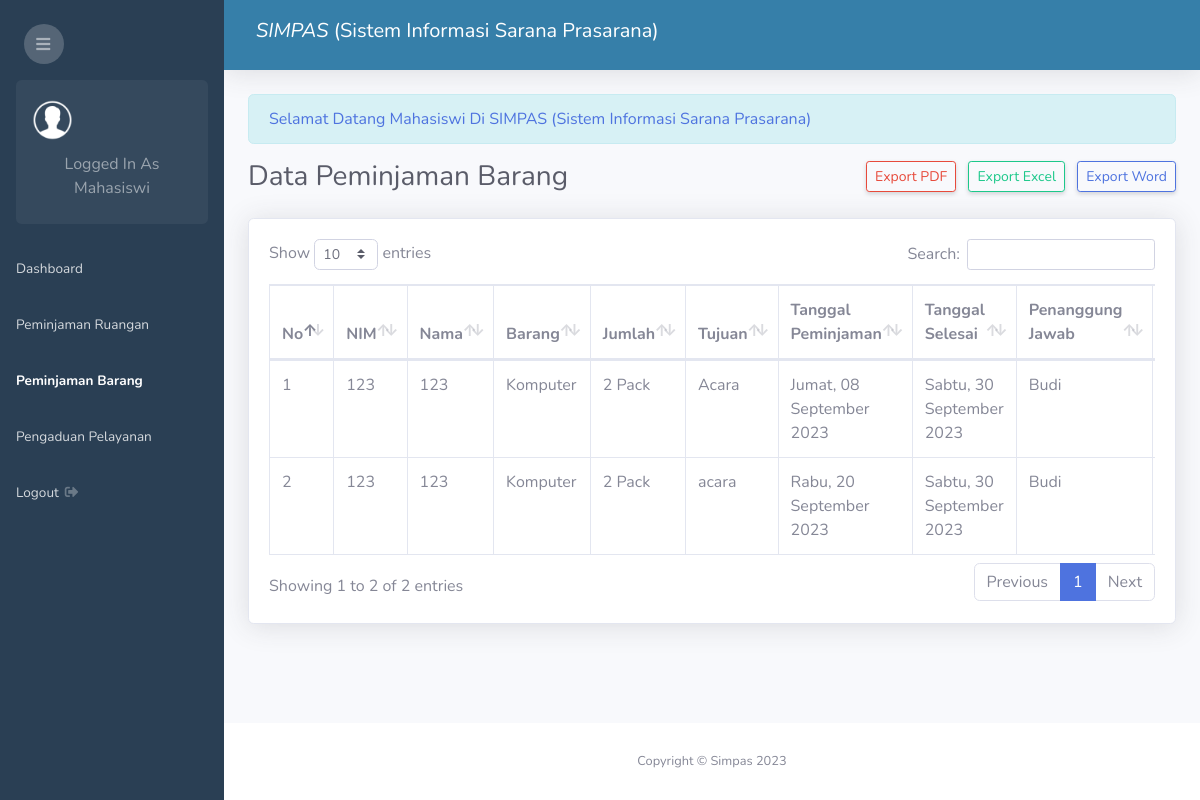
/admin.php?page=peminjaman-barang (signed in), run on the app's committed database.
### tables this page shows
CREATE TABLE `peminjaman_barang` (
  `id_peminjaman_barang` int NOT NULL,
  `mahasiswa_id` int NOT NULL,
  `barang_kd` varchar(25) NOT NULL,
  `jumlah_barang` int NOT NULL,
  `tujuan` text NOT NULL,
  `tanggal_peminjaman` date NOT NULL,
  `tanggal_selesai` date NOT NULL,
  `status` enum('Returned','Approved','Disapproved','Pending') DEFAULT 'Pending',
  `created_at` timestamp NOT NULL DEFAULT CURRENT_TIMESTAMP,
  `user_id` int DEFAULT NULL,
  `dosen_id` int NOT NULL,
  `biro_id` int NOT NULL,
  `ruangan_id` int NOT NULL
);

CREATE TABLE `mahasiswa` (
  `id_mahasiswa` int NOT NULL,
  `nama_mahasiswa` varchar(200) NOT NULL,
  `nim` varchar(50) NOT NULL,
  `semester` int NOT NULL,
  `prodi` varchar(100) NOT NULL,
  `password` varchar(100) NOT NULL
);

CREATE TABLE `barang` (
  `kd_barang` varchar(25) NOT NULL,
  `nama_barang` varchar(100) NOT NULL,
  `kategori_id` int NOT NULL,
  `spesifikasi` varchar(100) NOT NULL,
  `lokasi` varchar(100) NOT NULL,
  `status_barang` varchar(50) NOT NULL,
  `total` int NOT NULL,
  `merek_id` int NOT NULL,
  `satuan_id` int NOT NULL
);

CREATE TABLE `satuan` (
  `id_satuan` int NOT NULL,
  `nama_satuan` varchar(50) NOT NULL
);

CREATE TABLE `dosen` (
  `id_dosen` int NOT NULL,
  `nik` varchar(30) NOT NULL,
  `nama_dosen` varchar(200) NOT NULL
);

### date_formatter.php (called while the page is built, shortened)
<?php
function formatDateIndonesia2($timestamp) {
    $dateTime = new DateTime($timestamp);
    $formattedDate = $dateTime->format('l, d F Y');
    $dayTranslation = [
        'Monday'    => 'Senin',
        'Tuesday'   => 'Selasa',
        'Wednesday' => 'Rabu',
        'Thursday'  => 'Kamis',
        'Friday'    => 'Jumat',
        'Saturday'  => 'Sabtu',
        'Sunday'    => 'Minggu',
    ];
    $monthTranslation = [
        'January'   => 'Januari',
        'February'  => 'Februari',
        'March'     => 'Maret',
        'April'     => 'April',
        'May'       => 'Mei',
        'June'      => 'Juni',
        'July'      => 'Juli',
        'August'    => 'Agustus',
        'September' => 'September',
        'October'   => 'Oktober',
        'November'  => 'November',
        'December'  => 'Desember',
    ];
    foreach ($dayTranslation as $en => $id) {
        $formattedDate = str_replace($en, $id, $formattedDate);
    }
    foreach ($monthTranslation as $en => $id) {
        $formattedDate = str_replace($en, $id, $formattedDate);
    }
    return $formattedDate;
}
?>

### peminjaman_barang/index.php (the view, shortened to what this page needs)
<?php require 'date_formatter.php'; ?>
<div class="d-sm-flex align-items-center justify-content-between mb-4">
    <h1 class="h3 mb-0 text-gray-800">Data Peminjaman Barang</h1>
    <?php if($_SESSION['level'] == 'user') : ?>
        <a href="admin.php?page=tambah-peminjaman-barang" class="d-none d-sm-inline-block btn btn-sm btn-primary shadow-sm"> Tambah Data</a>
    <?php else: ?>
        <div>
            <a href="peminjaman_barang/print_index.php" target="_blank" class="d-none d-sm-inline-block btn btn-sm btn-outline-danger shadow-sm"> Export PDF</a>
            <a href="peminjaman_barang/excel_index.php" target="_blank" class="d-none d-sm-inline-block btn btn-sm btn-outline-success shadow-sm mx-2"> Export Excel</a>
            <a href="peminjaman_barang/word_index.php" target="_blank" class="d-none d-sm-inline-block btn btn-sm btn-outline-primary shadow-sm"> Export Word</a>
        </div>
    <?php endif ?>
</div>
<div class="card shadow mb-4">
    <div class="card-body">
        <div class="table-responsive">
            <?php if($_SESSION['level'] == 'user') { ?>
            <table class="table table-bordered" id="dataTable" width="100%" cellspacing="0">
                <thead>
                    <tr>
                        <th>No</th>
                        <th>Barang</th>
                        <th>Jumlah</th>
                        <th>Tujuan</th>
                        <th>Tanggal Peminjaman</th>
                        <th>Tanggal Selesai</th>
                        <th>Penanggung Jawab</th>
                        <th>Satuan Kerja</th>
                        <th>Status</th>
                        <th>Aksi</th>
                    </tr>
                </thead>
                <tbody>
                <?php
                    $id_mahasiswa = $_SESSION['id'];
                    $no = 1;
                    $sql = mysqli_query($conn, "SELECT * FROM peminjaman_barang LEFT JOIN barang ON peminjaman_barang.barang_kd = barang.kd_barang LEFT JOIN biro ON peminjaman_barang.biro_id = biro.id_biro LEFT JOIN dosen ON dosen.id_dosen = peminjaman_barang.dosen_id LEFT JOIN satuan ON satuan.id_satuan = barang.satuan_id WHERE mahasiswa_id = '$id_mahasiswa' ORDER BY id_peminjaman_barang DESC");
                    while($row = mysqli_fetch_assoc($sql)){
                ?>
                <tr>
                    <td><?php echo $no++ ?></td>
                    <td><?php echo $row['nama_barang'] == '' ? '-' : $row['nama_barang']; ?></td>
                    <td><?php echo $row['jumlah_barang'] . ' ' . $row['nama_satuan'] ?></td>
                    <td><?php echo $row['tujuan'] ?></td>
                    <td><?php echo formatDateIndonesia2($row['tanggal_peminjaman']) ?></td>
                    <td><?php echo formatDateIndonesia2($row['tanggal_selesai']) ?></td>
                    <td><?php echo $row['nama_dosen'] == '' ? '-' : $row['nama_dosen']; ?></td>
                    <td><?php echo $row['nama_biro'] == '' ? '-' : $row['nama_biro']; ?></td>
                    <td>
                        <?php if($row['status'] == "Pending"){ ?>
                            <span class="badge badge-warning"><?php echo $row['status'] ?></span>
                        <?php } elseif($row['status'] == "Disapproved") { ?>
                            <span class="badge badge-danger"><?php echo $row['status'] ?></span>
                        <?php } elseif($row['status'] == "Approved") { ?>
                            <span class="badge badge-success"><?php echo $row['status'] ?></span>
                        <?php } else { ?>
                            <span class="badge badge-primary"><?php echo $row['status'] ?></span>
                        <?php } ?>
                    </td>
                    <td>
                        <a class="btn btn-sm btn-primary" href="admin.php?page=view-peminjaman-barang&id=<?php echo $row['id_peminjaman_barang'] ?>">View</a>
                    </td>
                </tr>
                <?php } ?>
                </tbody>
            </table>
            <?php }else{ ?>
                <table class="table table-bordered" id="dataTable" width="100%" cellspacing="0">
                <thead>
                    <tr>
                        <th>No</th>
                        <th>NIM</th>
                        <th>Nama</th>
                        <th>Barang</th>
                        <th>Jumlah</th>
                        <th>Tujuan</th>
                        <th>Tanggal Peminjaman</th>
                        <th>Tanggal Selesai</th>
                        <th>Penanggung Jawab</th>
                    </tr>
                </thead>
                <tbody>
                <?php
                    $no = 1;
                    $sql = mysqli_query($conn, "SELECT * FROM peminjaman_barang LEFT JOIN barang ON peminjaman_barang.barang_kd = barang.kd_barang LEFT JOIN mahasiswa ON peminjaman_barang.mahasiswa_id = mahasiswa.id_mahasiswa LEFT JOIN biro ON peminjaman_barang.biro_id = biro.id_biro LEFT JOIN satuan ON satuan.id_satuan = barang.satuan_id LEFT JOIN dosen ON dosen.id_dosen = peminjaman_barang.dosen_id ORDER BY peminjaman_barang.id_peminjaman_barang DESC");
                    while($row = mysqli_fetch_assoc($sql)){
                ?>
                <tr>
                    <td><?php echo $no++ ?></td>
                    <td><?php echo $row['nim'] == '' ? '-' : $row['nim']; ?></td>
                    <td><?php echo $row['nama_mahasiswa'] == '' ? '-' : $row['nama_mahasiswa']; ?></td>
                    <td><?php echo $row['nama_barang'] == '' ? '-' : $row['nama_barang']; ?></td>
                    <td><?php echo $row['jumlah_barang'] . ' ' . $row['nama_satuan'] ?></td>
                    <td><?php echo $row['tujuan'] ?></td>
                    <td><?php echo formatDateIndonesia2($row['tanggal_peminjaman']) ?></td>
                    <td><?php echo formatDateIndonesia2($row['tanggal_selesai']) ?></td>
                    <td><?php echo $row['nama_dosen'] == '' ? '-' : $row['nama_dosen']; ?></td>
                </tr>
                <?php } ?>
                </tbody>
            </table>
            <?php } ?>
        </div>
    </div>
</div>

### data on the page
peminjaman_barang: mahasiswa.nim "123", mahasiswa.nama_mahasiswa "123", barang.nama_barang "Komputer", jumlah_barang "2", satuan.nama_satuan "Pack", tujuan "Acara", tanggal_peminjaman "Jumat, 08 September 2023", tanggal_selesai "Sabtu, 30 September 2023", dosen.nama_dosen "Budi"
peminjaman_barang: mahasiswa.nim "123", mahasiswa.nama_mahasiswa "123", barang.nama_barang "Komputer", jumlah_barang "2", satuan.nama_satuan "Pack", tujuan "acara", tanggal_peminjaman "Rabu, 20 September 2023", tanggal_selesai "Sabtu, 30 September 2023", dosen.nama_dosen "Budi"

### other printed values
$_SESSION['level'] "Mahasiswi"
